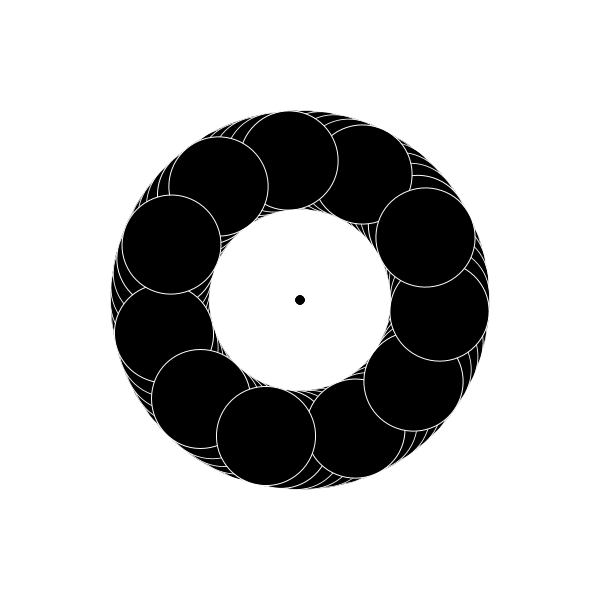
Frame 1 (no input)
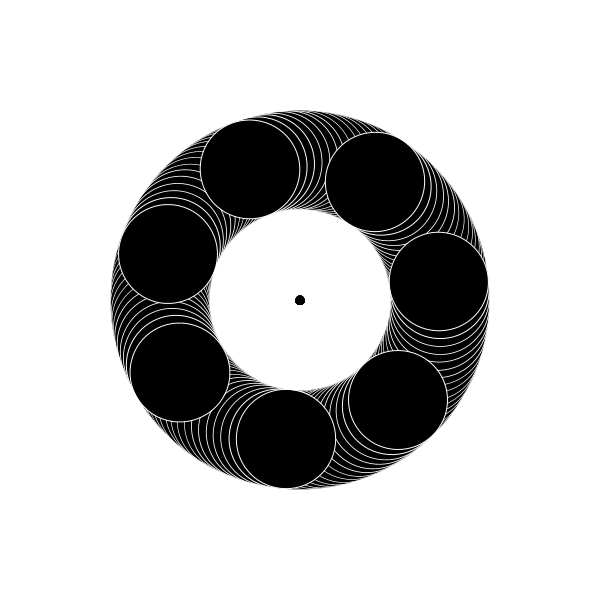
Frame 60 (the mouse pressed at the canvas centre just before this capture)
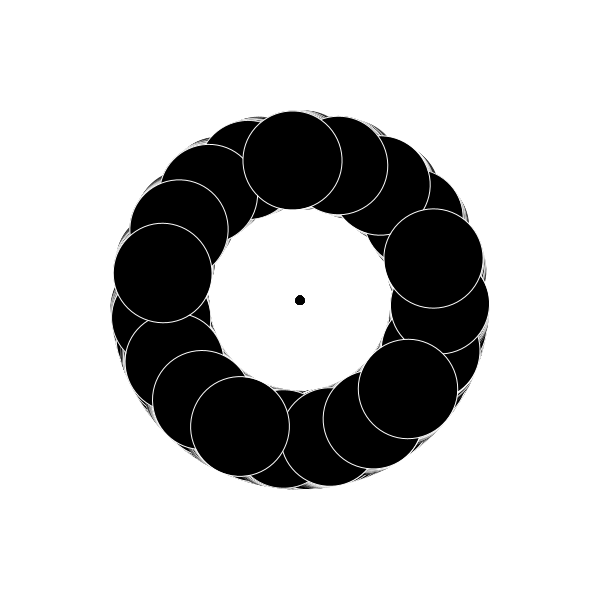
Frame 120 (the mouse held since frame 60 and released just before this capture)

The Processing sketch that drew these frames (run headless with seeded random() and noise(); from frame 60 on, the mouse is pressed at the canvas centre):

// Processing sketch: processing_143482
// ── processing_143482.pde

//Name: WOO Eunhye
//ID: 201420091
  

float angle=4;
    
void setup(){
  size(600,600);
  background(255);
  colorMode(RGB);
}
    
void draw(){
  noStroke();
  fill(255);
  rect(0,0,width/1,height/2);
    
 
  angle += 0.008;
    

  translate(width/2,height/2);
  scale(0.1);
  // number of scaled lines, and rect
  for (int i=0; i<width; i+=40){
    for (int j=0; j<height; j+=40){
      
    rotate(+angle);
      
    pushMatrix();
    stroke(0);  
    strokeWeight(i/90);
    fill(0);           
     
   rotate(angle*3);
    scale(1.65);
    stroke(255, 255, 255);
    ellipse(600, 600, 600, 600);  
    noStroke();
    rect(0,0,20,20);
    noFill();
    rect(30, 30 ,30 ,30);
   strokeWeight(10); 
  
  stroke(204,5,245); 
  
  fill(255,230,3); 
 popMatrix();   
    
    }
  }
  }
